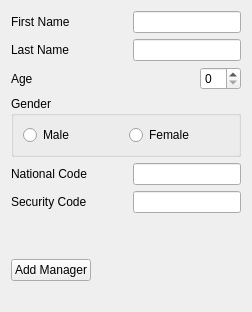
      <widget class="QWidget" name="tab">
       <property name="minimumSize">
        <size>
         <width>0</width>
         <height>0</height>
        </size>
       </property>
       <property name="contextMenuPolicy">
        <enum>Qt::DefaultContextMenu</enum>
       </property>
       <attribute name="title">
        <string>Tab 1</string>
       </attribute>
       <layout class="QVBoxLayout" name="verticalLayout_4">
        <item>
         <layout class="QVBoxLayout" name="verticalLayout_7">
          <item>
           <layout class="QVBoxLayout" name="verticalLayout_6">
            <item>
             <layout class="QVBoxLayout" name="verticalLayout_5">
              <item>
               <layout class="QVBoxLayout" name="verticalLayout_2">
                <item>
                 <layout class="QVBoxLayout" name="verticalLayout">
                  <item>
                   <layout class="QHBoxLayout" name="horizontalLayout">
                    <item>
                     <widget class="QLabel" name="label">
                      <property name="text">
                       <string>First Name</string>
                      </property>
                     </widget>
                    </item>
                    <item>
                     <spacer name="horizontalSpacer_16">
                      <property name="orientation">
                       <enum>Qt::Horizontal</enum>
                      </property>
                      <property name="sizeHint" stdset="0">
                       <size>
                        <width>40</width>
                        <height>20</height>
                       </size>
                      </property>
                     </spacer>
                    </item>
                    <item>
                     <widget class="QLineEdit" name="lineFname"/>
                    </item>
                   </layout>
                  </item>
                  <item>
                   <layout class="QHBoxLayout" name="horizontalLayout_2">
                    <item>
                     <widget class="QLabel" name="label_3">
                      <property name="text">
                       <string>Last Name</string>
                      </property>
                     </widget>
                    </item>
                    <item>
                     <spacer name="horizontalSpacer_17">
                      <property name="orientation">
                       <enum>Qt::Horizontal</enum>
                      </property>
                      <property name="sizeHint" stdset="0">
                       <size>
                        <width>40</width>
                        <height>20</height>
                       </size>
                      </property>
                     </spacer>
                    </item>
                    <item>
                     <widget class="QLineEdit" name="lineLname"/>
                    </item>
                   </layout>
                  </item>
                  <item>
                   <layout class="QHBoxLayout" name="horizontalLayout_3">
                    <item>
                     <widget class="QLabel" name="label_2">
                      <property name="text">
                       <string>Age</string>
                      </property>
                     </widget>
                    </item>
                    <item>
                     <spacer name="horizontalSpacer_18">
                      <property name="orientation">
                       <enum>Qt::Horizontal</enum>
                      </property>
                      <property name="sizeHint" stdset="0">
                       <size>
                        <width>40</width>
                        <height>20</height>
                       </size>
                      </property>
                     </spacer>
                    </item>
                    <item>
                     <widget class="QSpinBox" name="sbxAge"/>
                    </item>
                   </layout>
                  </item>
                  <item>
                   <layout class="QHBoxLayout" name="horizontalLayout_4"/>
                  </item>
                  <item>
                   <layout class="QHBoxLayout" name="horizontalLayout_16"/>
                  </item>
                  <item>
                   <widget class="QGroupBox" name="groupBox_2">
                    <property name="title">
                     <string>Gender</string>
                    </property>
                    <layout class="QHBoxLayout" name="horizontalLayout_17">
                     <item>
                      <widget class="QRadioButton" name="radioMale">
                       <property name="text">
                        <string>Male</string>
                       </property>
                      </widget>
                     </item>
                     <item>
                      <widget class="QRadioButton" name="radioFemale">
                       <property name="text">
                        <string>Female</string>
                       </property>
                      </widget>
                     </item>
                    </layout>
                   </widget>
                  </item>
                  <item>
                   <layout class="QHBoxLayout" name="horizontalLayout_5">
                    <item>
                     <widget class="QLabel" name="label_5">
                      <property name="text">
                       <string>National Code</string>
                      </property>
                     </widget>
                    </item>
                    <item>
                     <spacer name="horizontalSpacer_19">
                      <property name="orientation">
                       <enum>Qt::Horizontal</enum>
                      </property>
                      <property name="sizeHint" stdset="0">
                       <size>
                        <width>40</width>
                        <height>20</height>
                       </size>
                      </property>
                     </spacer>
                    </item>
                    <item>
                     <widget class="QLineEdit" name="lineNationalCode"/>
                    </item>
                   </layout>
                  </item>
                 </layout>
                </item>
               </layout>
              </item>
              <item>
               <layout class="QHBoxLayout" name="horizontalLayout_13">
                <item>
                 <widget class="QLabel" name="label_11">
                  <property name="text">
                   <string>Security Code</string>
                  </property>
                 </widget>
                </item>
                <item>
                 <spacer name="horizontalSpacer_20">
                  <property name="orientation">
                   <enum>Qt::Horizontal</enum>
                  </property>
                  <property name="sizeHint" stdset="0">
                   <size>
                    <width>40</width>
                    <height>20</height>
                   </size>
                  </property>
                 </spacer>
                </item>
                <item>
                 <widget class="QLineEdit" name="lineSecCode">
                  <property name="echoMode">
                   <enum>QLineEdit::Password</enum>
                  </property>
                 </widget>
                </item>
               </layout>
              </item>
             </layout>
            </item>
            <item>
             <spacer name="verticalSpacer_2">
              <property name="orientation">
               <enum>Qt::Vertical</enum>
              </property>
              <property name="sizeHint" stdset="0">
               <size>
                <width>20</width>
                <height>40</height>
               </size>
              </property>
             </spacer>
            </item>
            <item>
             <layout class="QHBoxLayout" name="horizontalLayout_6">
              <item>
               <widget class="QPushButton" name="PbnCreateManager">
                <property name="text">
                 <string>Add Manager</string>
                </property>
               </widget>
              </item>
              <item>
               <spacer name="horizontalSpacer">
                <property name="orientation">
                 <enum>Qt::Horizontal</enum>
                </property>
                <property name="sizeHint" stdset="0">
                 <size>
                  <width>40</width>
                  <height>20</height>
                 </size>
                </property>
               </spacer>
              </item>
             </layout>
            </item>
           </layout>
          </item>
          <item>
           <widget class="QLabel" name="errorLabel">
            <property name="text">
             <string/>
            </property>
           </widget>
          </item>
         </layout>
        </item>
       </layout>
      </widget>
